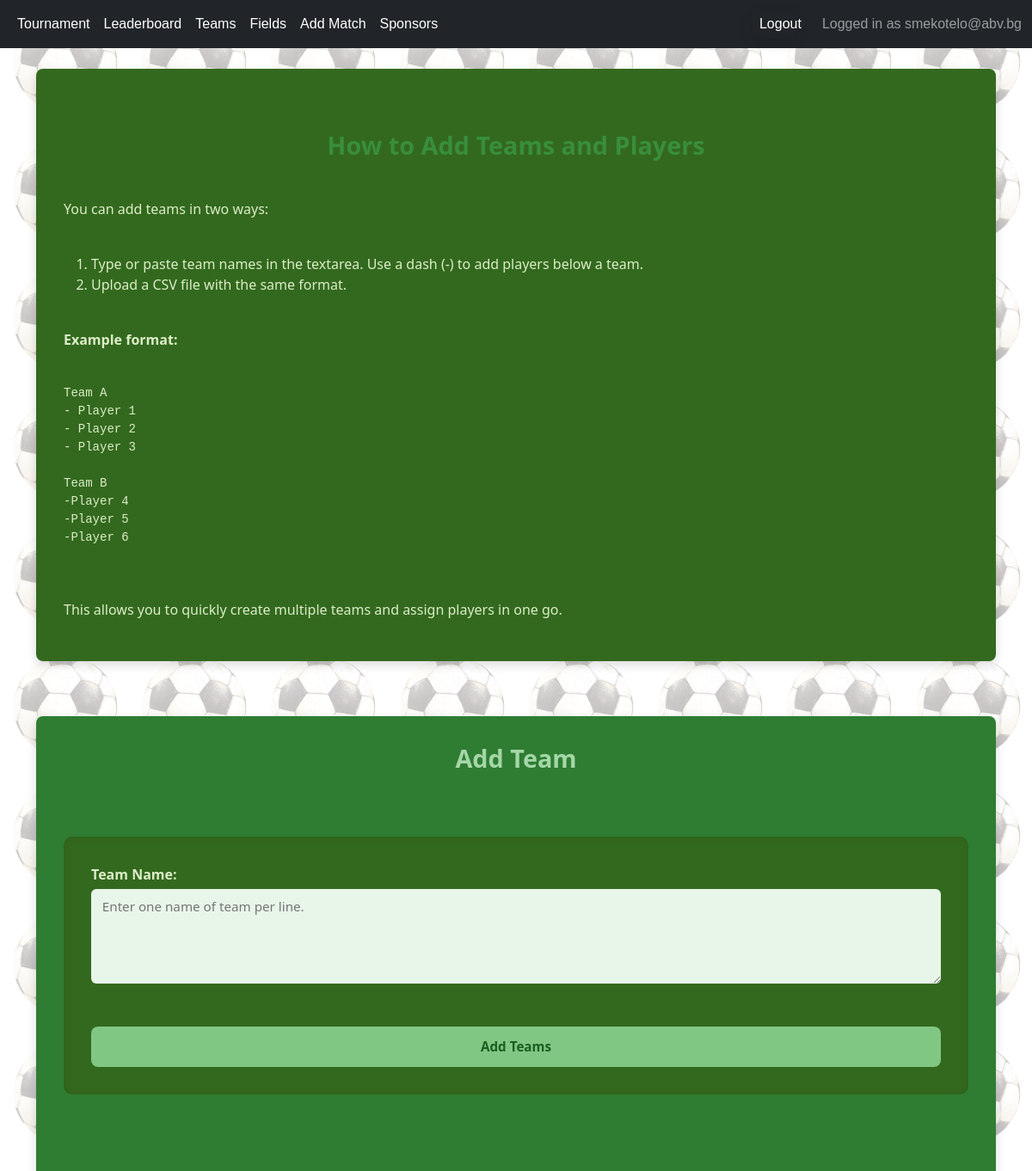
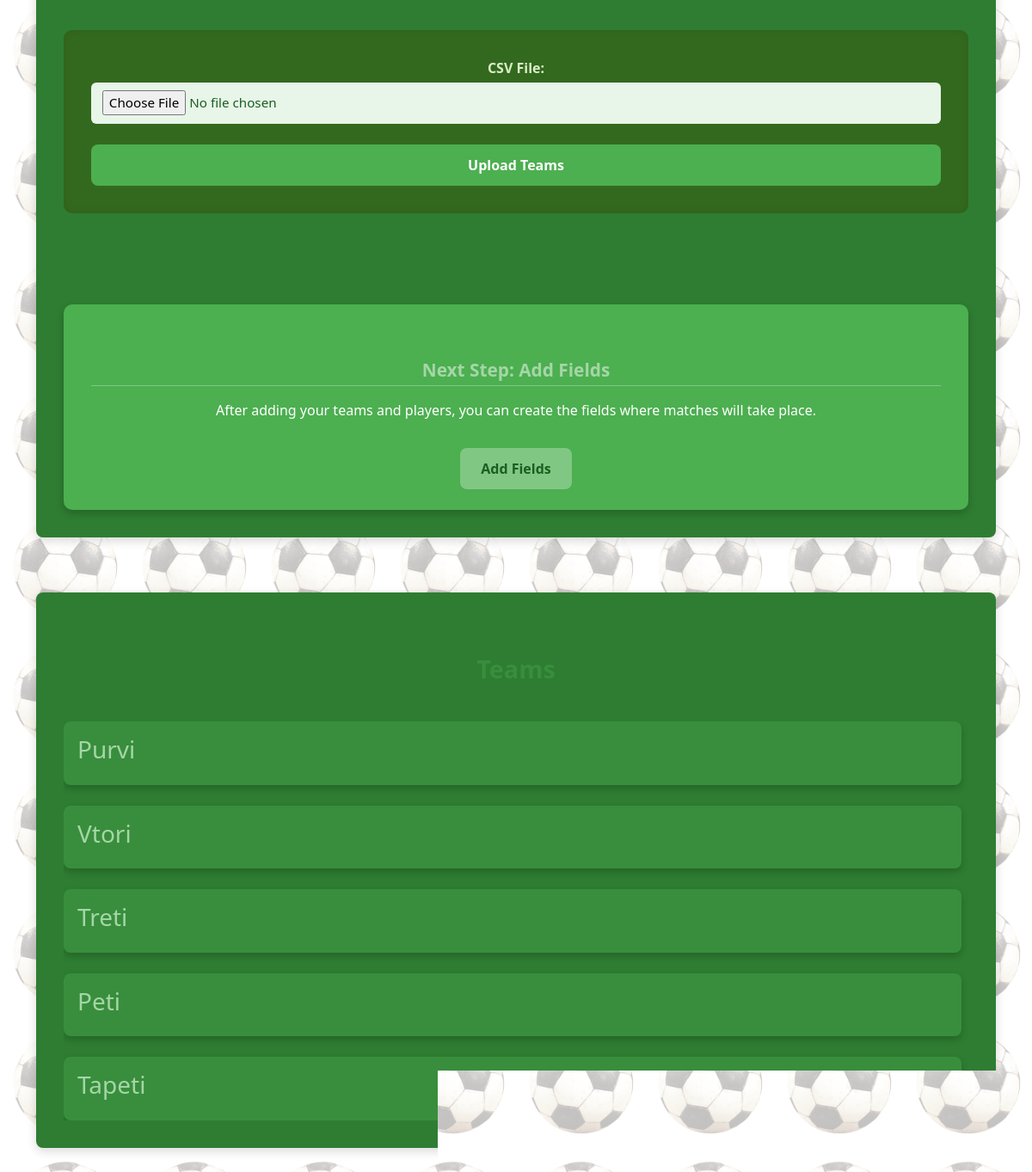
The app's page /tournament/19/teams/create/ (signed in) with its own data (2 pictures, top to bottom).
### accounts/models.py (models this page shows)
class AppUser(AbstractBaseUser, PermissionsMixin):
    email = models.EmailField(
        unique=True,
    )
    date_joined = models.DateTimeField(
        default=timezone.now
    )
    is_active = models.BooleanField(
        default=True
    )
    is_staff = models.BooleanField(
        default=False
    )
    USERNAME_FIELD = 'email'
    REQUIRED_FIELDS = []
    objects = AppUserManager()
    def __str__(self):
        return self.email

### tournamentapp/models.py (models this page shows, shortened)
class Team(models.Model):
    name = models.CharField(
        max_length=100,
        verbose_name="Team Name",
        )
    tournament = models.ForeignKey(
        Tournament,
        on_delete=models.CASCADE,
        related_name='teams'
    )
    logo = models.ImageField(
        upload_to='team_logos/',
        blank=True,
        null=True,
        verbose_name="Team Logo",
        )
    tournament_points = models.PositiveIntegerField(
        default=0,
        verbose_name="Tournament Points",
        )
    match_points = models.PositiveIntegerField(
        default=0,
        verbose_name="Match Points",
        )
    class Meta:
        unique_together = ('name', 'tournament')

### tournamentapp/views.py (the view, shortened to what this page needs)
# urls.py: path('tournament/<int:tournament_id>/teams/create/', TeamCreateView.as_view(), name='team-create'),
class TeamCreateView(LoginRequiredMixin, CreateView):
    model = Team
    form_class = TeamCreateForm
    template_name = 'teams/team_form.html'
    def dispatch(self, request, *args, **kwargs):
        self.tournament_id = kwargs.get('tournament_id')
        self.tournament = get_object_or_404(Tournament, pk=self.tournament_id, owner=request.user)
        return super().dispatch(request, *args, **kwargs)
    def get_context_data(self, **kwargs):
        context = super().get_context_data(**kwargs)
        context['tournament'] = self.tournament
        context['teams'] = self.tournament.teams.all().prefetch_related('player_set')
        return context

### tournamentapp/forms.py (shortened to what this page needs)
class TeamCreateForm(forms.ModelForm):
    class Meta:
        model = Team
        fields = ['name',]
        widgets =  {
            'name': forms.Textarea(
                attrs = {
                    'rows': 4,
                    'placeholder': 'Enter one name of team per line.',
                    'class': 'form-input',
                }
            )
        }

### tournamentapp/context_processors.py (called while the page is built)
def current_tournament(request):
    tournament = Tournament.objects.first()
    return {'tournament': tournament}

### tournamentapp/templates/teams/team_form.html (shortened to what this page needs)
{% extends 'base.html' %}
{% block content %}
<div class="team-dashboard">
  <div class="dashboard-left">
    <h2>How to Add Teams and Players</h2>
    <p>
      You can add teams in two ways:
    </p>
    <ol>
      <li>Type or paste team names in the textarea. Use a dash (-) to add players below a team.</li>
      <li>Upload a CSV file with the same format.</li>
    </ol>
    <p><strong>Example format:</strong></p>
    <pre>
Team A
- Player 1
- Player 2
- Player 3
Team B
-Player 4
-Player 5
-Player 6
    </pre>
    <p>This allows you to quickly create multiple teams and assign players in one go.</p>
  </div>
  <div class="dashboard-center container team-form-container">
    <h1 class="page-title">Add Team</h1>
    <form method="post" enctype="multipart/form-data" class="form form-single">
      {{ form.as_p }}
      <button type="submit" class="btn btn-primary">Add Teams</button>
    </form>
    <form method="post" enctype="multipart/form-data" class="form form-batch">
      <div class="form-group">
        <label for="csv_file" class="form-label">CSV File:</label>
        <input type="file" name="csv_file" id="csv_file" class="form-input" accept=".csv" required>
      </div>
      <button type="submit" name="submit_type" value="batch" class="btn btn-success">Upload Teams</button>
    </form>
    <div class="next-step">
      <h2 class="section-title">Next Step: Add Fields</h2>
      <p>
        After adding your teams and players, you can create the fields where matches will take place.
      </p>
      <a href="{% url 'field-create' tournament_id=tournament.pk %}" class="btn btn-secondary">
        Add Fields
      </a>
    </div>
  </div>
  <div class="dashboard-right">
    {% if tournament %}
    <h2 class="section-title">Teams</h2>
    <div class="teams-scroll">
      <div class="teams-columns">
        {% for team in tournament.teams.all %}
          <div class="team-card">
            <a href="{% url 'team-detail' tournament_id=tournament.pk pk=team.pk %}" class="team-link">
              <h3>{{ team.name }}</h3>
            </a>
          </div>
        {% empty %}
          <p>No teams have been added yet.</p>
        {% endfor %}
      </div>
    </div>
    {% endif %}
  </div>
</div>
{% endblock %}

### tournamentapp/templates/base.html (shortened to what this page needs)
{% load static %}
<!DOCTYPE html>
<html lang="en">
<head>
    <link href="https://cdn.jsdelivr.net/npm/bootstrap@5.3.0/dist/css/bootstrap.min.css" rel="stylesheet" />
    <link rel="stylesheet" type="text/css" href="{% static 'css/styles.css' %}">
</head>
<body>
    <nav class="navbar navbar-expand-lg navbar-dark bg-dark fixed-top">
        <div class="container-fluid">
            <div class="collapse navbar-collapse" id="navbarNav">
                <ul class="navbar-nav me-auto">
                    {% if user.is_authenticated and tournament and tournament.owner == user %}
                        <li class="nav-item">
                            <a class="nav-link" href="{% url 'public-tournament-leaderboard' tournament.slug %}">Tournament</a>
                        </li>
                        <li class="nav-item">
                            <a class="nav-link" href="{% url 'leaderboard' tournament.id %}">Leaderboard</a>
                        </li>
                        {% if not tournament.is_finished %}
                            <li class="nav-item">
                                <a class="nav-link" href="{% url 'team-list' tournament.id %}">Teams</a>
                            </li>
                            <li class="nav-item">
                                <a class="nav-link" href="{% url 'field-create' tournament.id %}">Fields</a>
                            </li>
                            <li class="nav-item">
                                <a class="nav-link" href="{% url 'match-create' tournament.id %}">Add Match</a>
                            </li>
                            <li class="nav-item">
                                <a class="nav-link" href="{% url 'sponsor-list' tournament.id %}">Sponsors</a>
                            </li>
                        {% endif %}
                    {% endif %}
                </ul>
                <ul class="navbar-nav ms-auto">
                    {% if user.is_authenticated %}
                        <li class="nav-item logout-form">
                            <form method="post" action="{% url 'logout' %}">
                                <button type="submit" class="logout-button">Logout</button>
                            </form>
                        </li>
                    {% endif %}
                </ul>
            </div>
                {% if user.is_authenticated %}
                        <span class="navbar-text">
                            Logged in as {{ user }}
                        </span>
                {% endif %}
        </div>
    </nav>
    <div class="container" style="margin-top: 80px;">
        {% block content %}
        {% endblock %}
    </div>
</body>
</html>

### tournamentapp/static/css/base.css (style rules this page uses)
body::before { content: ""; position: fixed; top: 0; left: 0; width: 100%; height: 100%; background: url("/static/imgs/footnail.png"); background-size: 150px; mix-blend-mode: multiply; opacity: 0.25; z-index: -1; }

### tournamentapp/static/css/navbar.css (style rules this page uses)
.navbar { font-family: Arial, sans-serif; }
.navbar-nav .nav-link { color: #ffffff; font-weight: 500; transition: color 0.2s ease; }
.logout-form > form { display: flex; align-items: center; margin: 0; padding: 0; border: none; background: transparent; }
.logout-button { background: transparent !important; border: none !important; padding: 0.25rem 0.5rem; margin: 0; font: inherit; color: inherit; cursor: pointer; text-decoration: none; display: inline-flex; align-items: center; transition: color 0.2s ease; }
.navbar-text, .navbar-nav .logout-form { display: flex; align-items: center; margin-left: 1rem; }

### tournamentapp/static/css/public_home.css (style rules this page uses)
.page-title { text-align: center; margin-bottom: 1rem; font-size: 2rem; color: #1b5e20; }

### tournamentapp/static/css/tournament_form.css (style rules this page uses)
form { background: #388e3c; width: 80%; max-width: 800px; margin: 50px auto; padding: 30px; border-radius: 12px; box-shadow: 0 6px 18px rgba(0, 0, 0, 0.1); color: #ffffff; transition: transform 0.2s ease, box-shadow 0.2s ease; }
h2 { text-align: center; font-size: 1.8rem; margin-top: 40px; margin-bottom: 20px; color: #388e3c; font-weight: bold; }
form p { margin-bottom: 20px; color: #e8f5e9; }
form label { display: block; font-weight: 600; margin-bottom: 8px; color: #dcedc8; }
form input, form select, form textarea { width: 100%; padding: 10px; border: 1px solid #81c784; border-radius: 6px; background: #a5d6a7; color: #1b5e20; transition: border-color 0.3s ease, box-shadow 0.3s ease; }
form button { width: 100%; padding: 12px; background: #66bb6a; color: #fff; border: none; border-radius: 8px; font-size: 1rem; font-weight: 600; cursor: pointer; transition: background 0.3s ease, transform 0.2s ease; }

### tournamentapp/static/css/match_form.css (style rules this page uses)
.form-group { display: flex; flex-direction: column; align-items: center; text-align: center; }
.form-label { font-weight: 600; margin-bottom: 0.5rem; color: #34495e; width: 100%; }

### sponsors/static/sponsor_form.css (style rules this page uses)
.btn-primary { display: inline-block; width: 100%; padding: 0.6rem; background: #3b82f6; color: #fff; border: none; border-radius: 4px; font-size: 0.95rem; font-weight: 600; cursor: pointer; }

### records on screen
AppUser: email "smekotelo@abv.bg"
Team: name "Purvi"
Team: name "Vtori"
Team: name "Treti"
Team: name "Peti"
Team: name "Tapeti"
